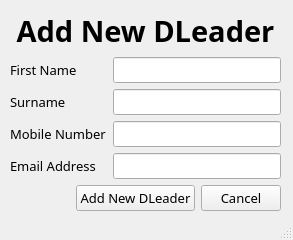
<?xml version="1.0" encoding="UTF-8"?>
<ui version="4.0">
 <class>MainWindow</class>
 <widget class="QMainWindow" name="MainWindow">
  <property name="geometry">
   <rect>
    <x>0</x>
    <y>0</y>
    <width>293</width>
    <height>240</height>
   </rect>
  </property>
  <property name="font">
   <font>
    <family>IBM Plex Sans</family>
    <pointsize>10</pointsize>
   </font>
  </property>
  <property name="windowTitle">
   <string>MainWindow</string>
  </property>
  <widget class="QWidget" name="centralwidget">
   <widget class="QWidget" name="">
    <property name="geometry">
     <rect>
      <x>10</x>
      <y>10</y>
      <width>271</width>
      <height>201</height>
     </rect>
    </property>
    <layout class="QVBoxLayout" name="verticalLayout">
     <item>
      <widget class="QLabel" name="label_addNewDLeader">
       <property name="font">
        <font>
         <pointsize>22</pointsize>
         <weight>75</weight>
         <bold>true</bold>
        </font>
       </property>
       <property name="text">
        <string>Add New DLeader</string>
       </property>
       <property name="alignment">
        <set>Qt::AlignCenter</set>
       </property>
      </widget>
     </item>
     <item>
      <layout class="QFormLayout" name="fLayout_dLeaderInfo">
       <item row="0" column="0">
        <widget class="QLabel" name="label_firstName">
         <property name="text">
          <string>First Name</string>
         </property>
        </widget>
       </item>
       <item row="0" column="1">
        <widget class="QLineEdit" name="line_firstName"/>
       </item>
       <item row="1" column="0">
        <widget class="QLabel" name="label_surname">
         <property name="text">
          <string>Surname</string>
         </property>
        </widget>
       </item>
       <item row="1" column="1">
        <widget class="QLineEdit" name="line_surname"/>
       </item>
       <item row="2" column="0">
        <widget class="QLabel" name="label_mobileNumber">
         <property name="text">
          <string>Mobile Number</string>
         </property>
        </widget>
       </item>
       <item row="2" column="1">
        <widget class="QLineEdit" name="line_mobileNumber"/>
       </item>
       <item row="3" column="0">
        <widget class="QLabel" name="label_email">
         <property name="text">
          <string>Email Address</string>
         </property>
        </widget>
       </item>
       <item row="3" column="1">
        <widget class="QLineEdit" name="line_email"/>
       </item>
      </layout>
     </item>
     <item>
      <layout class="QHBoxLayout" name="hLayout_buttons">
       <item>
        <spacer name="horizontalSpacer">
         <property name="orientation">
          <enum>Qt::Horizontal</enum>
         </property>
         <property name="sizeHint" stdset="0">
          <size>
           <width>40</width>
           <height>20</height>
          </size>
         </property>
        </spacer>
       </item>
       <item>
        <widget class="QPushButton" name="btn_addNewDLeader">
         <property name="text">
          <string>Add New DLeader</string>
         </property>
        </widget>
       </item>
       <item>
        <widget class="QPushButton" name="btn_cancel">
         <property name="text">
          <string>Cancel</string>
         </property>
        </widget>
       </item>
      </layout>
     </item>
    </layout>
   </widget>
  </widget>
  <widget class="QStatusBar" name="statusbar"/>
 </widget>
 <resources/>
 <connections/>
</ui>
